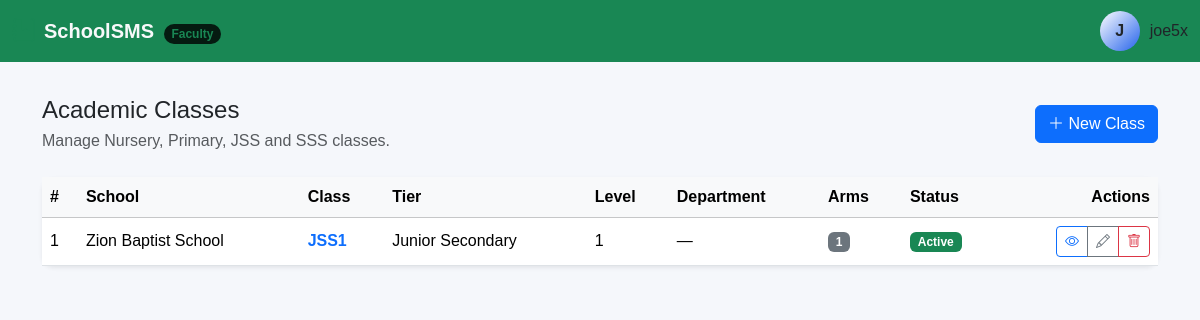
Screenshot of /academics/classes/ (signed in) with the database file from the repository.
### accounts/models.py (models this page shows, shortened)
class User(AbstractUser):
    class Role(models.TextChoices):
        SUPER_ADMIN = (
            "super_admin",
            "Super Administrator",
        )
        SCHOOL_ADMIN = (
            "school_admin",
            "School Administrator",
        )
        PRINCIPAL = (
            "principal",
            "Principal",
        )
        VICE_PRINCIPAL = (
            "vice_principal",
            "Vice Principal",
        )
        HEAD_TEACHER = (
            "head_teacher",
            "Head Teacher",
        )
        TEACHER = (
            "teacher",
            "Teacher",
        )
        FORM_TEACHER = (
            "form_teacher",
            "Form Teacher",
        )
        BURSAR = (
            "bursar",
            "Bursar",
        )
        ACCOUNTANT = (
            "accountant",
            "Accountant",
        )
        REGISTRAR = (
            "registrar",
            "Registrar",
        )
        STUDENT = (
            "student",
            "Student",
        )
        PARENT = (
            "parent",
            "Parent/Guardian",
        )
    school = models.ForeignKey(
        "schools.School",
        on_delete=models.SET_NULL,
        null=True,
        blank=True,
        related_name="users",
    )
    role = models.CharField(
        max_length=30,
        choices=Role.choices,
        default=Role.TEACHER,
    )
    phone = models.CharField(
        max_length=20,
        blank=True,
    )
    staff_id = models.CharField(
        max_length=50,
        null=True,
        blank=True,
    )
    profile_photo = models.ImageField(
        upload_to="accounts/profiles/",
        blank=True,
        null=True,
    )
    address = models.TextField(
        blank=True,
    )
    date_of_birth = models.DateField(
        blank=True,
        null=True,
    )
    is_verified = models.BooleanField(
        default=False,
    )
    created_at = models.DateTimeField(
        auto_now_add=True,
    )
    updated_at = models.DateTimeField(
        auto_now=True,
    )
    class Meta:
        ordering = [
            "first_name",
            "last_name",
        ]
        constraints = [
            models.UniqueConstraint(
                fields=[
                    "school",
                    "staff_id",
                ],
                condition=Q(
                    staff_id__isnull=False,
                ),
                name="unique_staff_id_per_school",
            ),
        ]

### academics/models.py (models this page shows, shortened)
class AcademicClass(models.Model):
    school = models.ForeignKey(
        "schools.School",
        on_delete=models.CASCADE,
        related_name="academic_classes",
    )
    name = models.CharField(
        max_length=50,
    )
    tier = models.CharField(
        max_length=20,
        choices=SchoolTier.choices,
    )
    level = models.PositiveSmallIntegerField(
        help_text=(
            "Nursery 1-3, Basic 1-6, "
            "JSS 1-3 or SSS 1-3."
        ),
    )
    department = models.CharField(
        max_length=20,
        choices=Department.choices,
        blank=True,
        null=True,
    )
    is_active = models.BooleanField(
        default=True,
    )
    class Meta:
        ordering = [
            "tier",
            "level",
            "name",
        ]

### schools/models.py (models this page shows, shortened)
class School(models.Model):
    name = models.CharField(
        max_length=255,
    )
    short_name = models.CharField(
        max_length=50,
        blank=True,
    )
    address = models.TextField()
    phone = models.CharField(
        max_length=30,
        blank=True,
    )
    email = models.EmailField(
        blank=True,
    )
    website = models.URLField(
        blank=True,
    )
    logo = models.ImageField(
        upload_to="schools/logos/",
        blank=True,
        null=True,
        validators=[
            FileExtensionValidator(
                allowed_extensions=[
                    "jpg",
                    "jpeg",
                    "png",
                    "webp",
                ]
            )
        ],
    )
    motto = models.CharField(
        max_length=255,
        blank=True,
    )
    principal_name = models.CharField(
        max_length=150,
        blank=True,
    )
    principal_signature = models.ImageField(
        upload_to="schools/signatures/",
        blank=True,
        null=True,
        validators=[
            FileExtensionValidator(
                allowed_extensions=[
                    "jpg",
                    "jpeg",
                    "png",
                    "webp",
                ]
            )
        ],
    )
    principal_stamp = models.ImageField(
        upload_to="schools/stamps/",
        blank=True,
        null=True,
        validators=[
            FileExtensionValidator(
                allowed_extensions=[
                    "jpg",
                    "jpeg",
                    "png",
                    "webp",
                ]
            )
        ],
    )
    is_active = models.BooleanField(
        default=True,
    )
    created_at = models.DateTimeField(
        auto_now_add=True,
    )
    updated_at = models.DateTimeField(
        auto_now=True,
    )
    class Meta:
        ordering = ["name"]

### academics/views.py (the view)
@login_required
def class_list(request):
    classes = (
        AcademicClass.objects
        .select_related("school")
        .prefetch_related("arms")
        .all()
    )
    return render(
        request,
        "academics/class_list.html",
        {
            "classes": classes,
        },
    )

### templates/academics/class_list.html (shortened to what this page needs)
{% extends "base.html" %}
{% block content %}
<div class="container pt-5">
    <div class="d-flex justify-content-between align-items-center mb-4">
        <div>
            <h4 class="mb-1">
                Academic Classes
            </h4>
            <p class="text-muted mb-0">
                Manage Nursery, Primary, JSS and SSS classes.
            </p>
        </div>
        <a
            href="{% url 'academics:class_create' %}"
            class="btn btn-primary"
        >
            <i class="bi bi-plus-lg"></i>
            New Class
        </a>
    </div>
    <div class="card border-0 shadow-sm">
        <div class="card-body p-0">
            <div class="table-responsive">
                <table class="table table-hover align-middle mb-0">
                    <thead class="table-light">
                        <tr>
                            <th>#</th>
                            <th>School</th>
                            <th>Class</th>
                            <th>Tier</th>
                            <th>Level</th>
                            <th>Department</th>
                            <th>Arms</th>
                            <th>Status</th>
                            <th class="text-end">
                                Actions
                            </th>
                        </tr>
                    </thead>
                    <tbody>
                        {% for academic_class in classes %}
                            <tr>
                                <td>
                                    {{ forloop.counter }}
                                </td>
                                <td>
                                    {{ academic_class.school.name }}
                                </td>
                                <td>
                                    <a
                                        href="{% url 'academics:class_detail' academic_class.pk %}"
                                        class="fw-semibold text-decoration-none"
                                    >
                                        {{ academic_class.name }}
                                    </a>
                                </td>
                                <td>
                                    {{ academic_class.get_tier_display }}
                                </td>
                                <td>
                                    {{ academic_class.level }}
                                </td>
                                <td>
                                    {% if academic_class.department %}
                                        {{ academic_class.get_department_display }}
                                    {% else %}
                                        —
                                    {% endif %}
                                </td>
                                <td>
                                    <span class="badge text-bg-secondary">
                                        {{ academic_class.arms.count }}
                                    </span>
                                </td>
                                <td>
                                    {% if academic_class.is_active %}
                                        <span class="badge text-bg-success">
                                            Active
                                        </span>
                                    {% else %}
                                        <span class="badge text-bg-secondary">
                                            Inactive
                                        </span>
                                    {% endif %}
                                </td>
                                <td class="text-end">
                                    <div class="btn-group">
                                        <a
                                            href="{% url 'academics:class_detail' academic_class.pk %}"
                                            class="btn btn-sm btn-outline-primary"
                                        >
                                            <i class="bi bi-eye"></i>
                                        </a>
                                        <a
                                            href="{% url 'academics:class_update' academic_class.pk %}"
                                            class="btn btn-sm btn-outline-secondary"
                                        >
                                            <i class="bi bi-pencil"></i>
                                        </a>
                                        <a
                                            href="{% url 'academics:class_delete' academic_class.pk %}"
                                            class="btn btn-sm btn-outline-danger"
                                        >
                                            <i class="bi bi-trash"></i>
                                        </a>
                                    </div>
                                </td>
                            </tr>
                        {% endfor %}
                    </tbody>
                </table>
            </div>
        </div>
    </div>
</div>
{% endblock %}

### templates/base.html (shortened to what this page needs)
{% load static %}
<!DOCTYPE html>
<html lang="en">
<head>
    <link
        href="https://cdn.jsdelivr.net/npm/bootstrap@5.3.3/dist/css/bootstrap.min.css"
        rel="stylesheet"
    >
    <link
        href="https://cdn.jsdelivr.net/npm/bootstrap-icons@1.11.3/font/bootstrap-icons.css"
        rel="stylesheet"
    >
     <link
     rel="stylesheet"
     href="{% static 'css/sms.css' %}"
    >
</head>
<body>
    <nav class="navbar fixed-top bg-success" data-bs-theme="dark">
    <div class="container-fluid d-flex justify-content-between align-items-center">
        {% if request.user.role == 'super_admin' %}
            <a class="navbar-brand d-flex align-items-center gap-2 fw-bold text-light text-decoration-none" href="/admin/">
                <i class="bi bi-shield-lock-fill text-danger fs-4"></i>
                <span>SchoolSMS <span class="badge bg-danger-subtle text-danger rounded-pill fs-8 ms-1">Root</span></span>
            </a>
        {% elif request.user.role == 'head_teacher' or request.user.role == 'teacher' or request.user.role == 'form_teacher' %}
            <a class="navbar-brand d-flex align-items-center gap-2 fw-bold text-light text-decoration-none" href="{% url 'dashboard:dashboard' %}">
                <i class="bi bi-journal-bookmark-fill text-success fs-4"></i>
                <span>SchoolSMS <span class="badge bg-success-subtle text-success rounded-pill fs-8 ms-1">Faculty</span></span>
            </a>
        {% elif request.user.role == 'bursar' or request.user.role == 'accountant' %}
            <a class="navbar-brand d-flex align-items-center gap-2 fw-bold text-light text-decoration-none" href="{% url 'dashboard:dashboard' %}">
                <i class="bi bi-wallet2 text-warning fs-4"></i>
                <span>SchoolSMS <span class="badge bg-warning-subtle text-warning rounded-pill fs-8 ms-1">Finance</span></span>
            </a>
        {% elif request.user.role == 'parent' %}
            <a class="navbar-brand d-flex align-items-center gap-2 fw-bold text-light text-decoration-none" href="{% url 'dashboard:dashboard' %}">
                <i class="bi bi-people-fill text-light fs-4"></i>
                <span>SchoolSMS <span class="badge bg-light text-light rounded-pill fs-8 ms-1">Parent Portal</span></span>
            </a>
        {% else %}
            <a class="navbar-brand d-flex align-items-center gap-2 fw-bold text-light text-decoration-none" href="{% url 'dashboard:dashboard' %}">
                <i class="bi bi-mortarboard-fill text-primary fs-4"></i>
                <span>SchoolSMS</span>
            </a>
        {% endif %}
        <div class="d-flex gap-2">
            <div class="user-profile">
                <div class="avatar">
                    {{ user.username|first|upper }}
                </div>
                <span>
                    {{ user.username }}
                </span>
            </div>
        </div>
    </div>
</nav>
<div class="container-fluid pt-4 mt-4">
</div>
{% block content %}
{% endblock %}
</body>
</html>

### templates/base.html (style rules this page uses)
:root { --bg: #0b0b12; --sidebar: #11111a; --card: #151520; --border: #262638; --text: #ffffff; --muted: #fff; --primary: #ffffff; --secondary: #2563eb; }
body { background: #f5f7fb; font-family: Arial, sans-serif; }
.card { border: 0; border-radius: 12px; box-shadow: 0 2px 10px rgba(0, 0, 0, 0.05); }
.table th { white-space: nowrap; }
.fs-8 { font-size: 0.75rem; }
.user-profile { display: flex; align-items: center; gap: 10px; }
.avatar { width: 40px; height: 40px; display: flex; justify-content: center; align-items: center; border-radius: 50%; background: linear-gradient( 135deg, var(--primary), var(--secondary) ); font-weight: bold; }

### rows the page displays
User: username|first "J", username "joe5x"
AcademicClass: school.name "Zion Baptist School", name "JSS1", tier "Junior Secondary", level "1", arms.count "1", is_active "Active"
